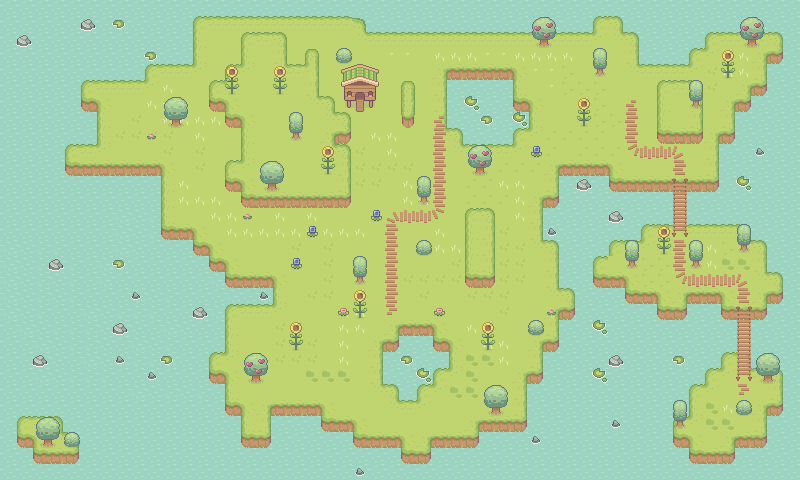

A level layout from a 2D game, rendered from its tile map. Below: a short description, then the map file with tile-grid data replaced by summaries:
An orthogonal 50x30 tile map with 16x16 px tiles, 5 tile layers (water, grass, hills, trees, ...), 1 hidden layer not drawn, 8 tilesets and 1 object (chicken_coop_shop).

<map version="1.10" tiledversion="1.12.2" orientation="orthogonal" renderorder="right-down" width="50" height="30" tilewidth="16" tileheight="16" infinite="0" nextlayerid="11" nextobjectid="3">
 <tileset firstgid="1" source="grass.tsx" />
 <tileset firstgid="78" source="Hills.tsx" />
 <tileset firstgid="177" source="Water.tsx" />
 <tileset firstgid="181" source="Basic_Grass_Biom_things.tsx" />
 <tileset firstgid="226" source="Paths.tsx" />
 <tileset firstgid="242" source="Wood Bridge.tsx" />
 <tileset firstgid="257" source="Free_Chicken_House.tsx" />
 <tileset firstgid="266" source="red_collision.tsx" />
 <layer id="1" name="water" width="50" height="30">
  <data>[1500 cells, 1500 non-empty, 1 distinct tile ids]</data>
 </layer>
 <layer id="2" name="grass" width="50" height="30">
  <data>[1500 cells, 928 non-empty, 25 distinct tile ids]</data>
 </layer>
 <layer id="3" name="hills" width="50" height="30">
  <data>[1500 cells, 98 non-empty, 17 distinct tile ids]</data>
 </layer>
 <layer id="4" name="trees" width="50" height="30">
  <data>[1500 cells, 126 non-empty, 29 distinct tile ids]</data>
 </layer>
 <layer id="6" name="bridges" width="50" height="30">
  <data>[1500 cells, 42 non-empty, 11 distinct tile ids]</data>
 </layer>
 <layer id="7" name="collision" width="50" height="30" visible="0">
  <data>[1500 cells, 384 non-empty, 4 distinct tile ids]</data>
 </layer>
 <objectgroup id="10" name="Interactions">
  <object id="2" name="chicken_coop_shop" x="340" y="84.6667" width="41" height="22" />
 </objectgroup>
</map>
